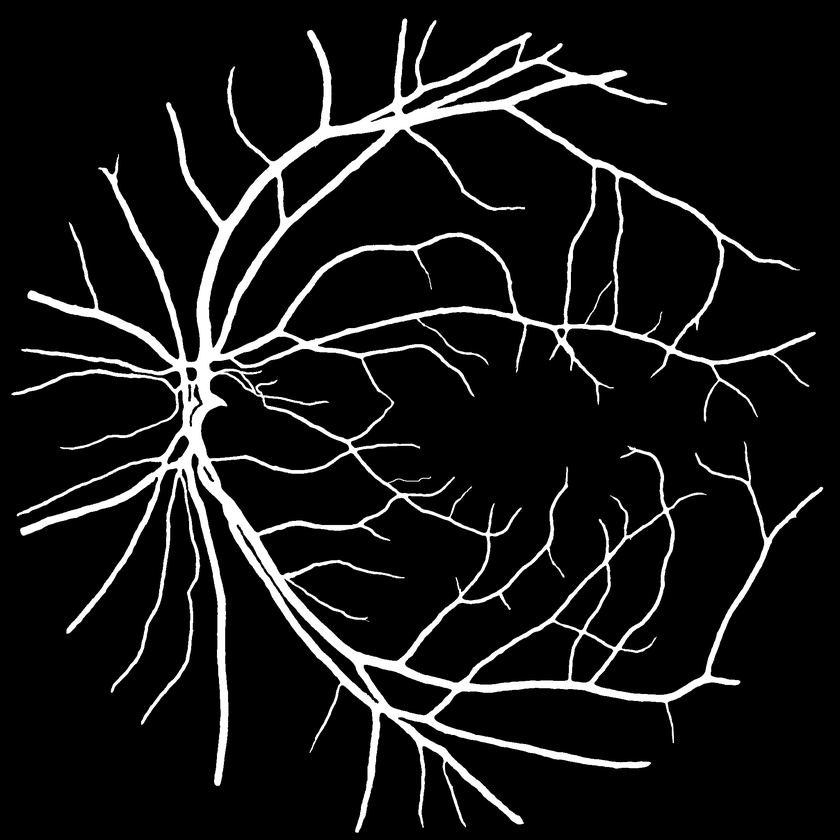
#> input picture 2.png, 840 x 840 px, shrunk from 2048 x 2048 before the run, found by its file name
$ jupyter execute --allow-errors fundus_fives.ipynb   (shell and % lines are left out)
#> lines starting #> are read from the running program, lines starting #| are printed output that depends on the picture
<a href="https://colab.research.google.com/github/maryamfatehifar/FIVES/blob/main/fundus_fives.ipynb" target="_parent"></a>

[cell 1]
# Set up Git
#!git config --global user.name "maryamfatehifar"
#!git config --global user.email "maryam.fatehifar@manchester.ac.uk"

[cell 2]
from PIL import Image,ImageFilter #Import Pillow library to load the images
import numpy as np #Import numpy
import matplotlib.pyplot as plt #Import matplotlib library for visualization
from skimage.morphology import skeletonize,square,dilation #Import functions to compute morphological operations
import os

[cell 3]
image="2.png"

[cell 4]
#url = 'https://github.com/maryamfatehifar/FIVES/blob/main/'+image
#os.system(f'wget -P images {url} > /dev/null 2>&1')
#print("Images downloaded successfully")

[cell 5]
directory = 'FIVES'
#> (the rest of this cell did not finish here and is left out)

[cell 6]
segmentation_path = "/content/FIVES/"+image
print(segmentation_path)

[cell 7]
segmentation = Image.open(segmentation_path) #Open the segmentation
#> segmentation is the input picture: PIL image 840x840 RGB; min 0, max 255, mean 23.4

[cell 8]
plt.imshow(segmentation,cmap = "gray") #Display the segmentation
plt.title("Segmentation")
plt.show()

[cell 9]
# Depending on the quality of the segmentation, you would need to regularize (smooth) it more or less
#before computing the skeleton for instance by uncomment the following command
#segmentation = segmentation.filter(ImageFilter.ModeFilter(size=3))

segmentation = segmentation.convert('L')
#> segmentation: PIL image 840x840 L
segmentation_array = np.array(segmentation)/255 #Convert the segmentation to a numpy array with value 0 and 1
skeleton = skeletonize(segmentation_array) # Compute the skeleton of the segmentation
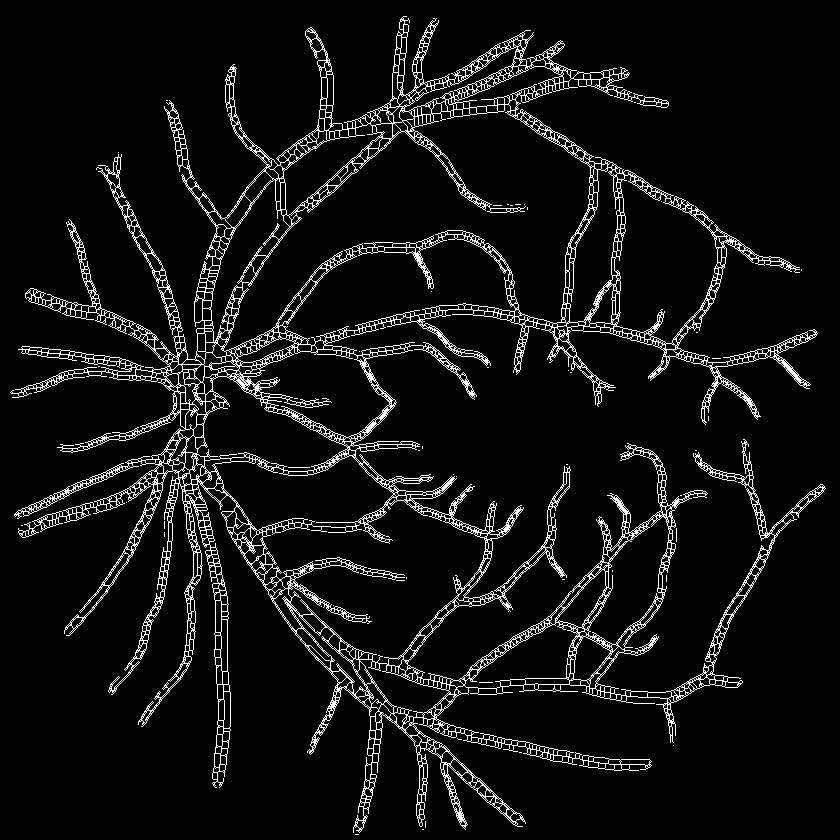
#> skeleton: shape (840, 840) bool; 6.9% white in thin lines or dots

[cell 10]
plt.imshow(skeleton,cmap = 'gray')
plt.title("Segmentation skeleton")
plt.show()

[cell 11]
#AREA
from PVBM.GeometricalAnalysis import GeometricalVBMs #Import the geometrical analysis module
#> (the rest of this cell did not finish here and is left out)

[cell 12]
print(segmentation_array.shape)
#| (840, 840)

$ run again, with 10_A.png copied over 2.png
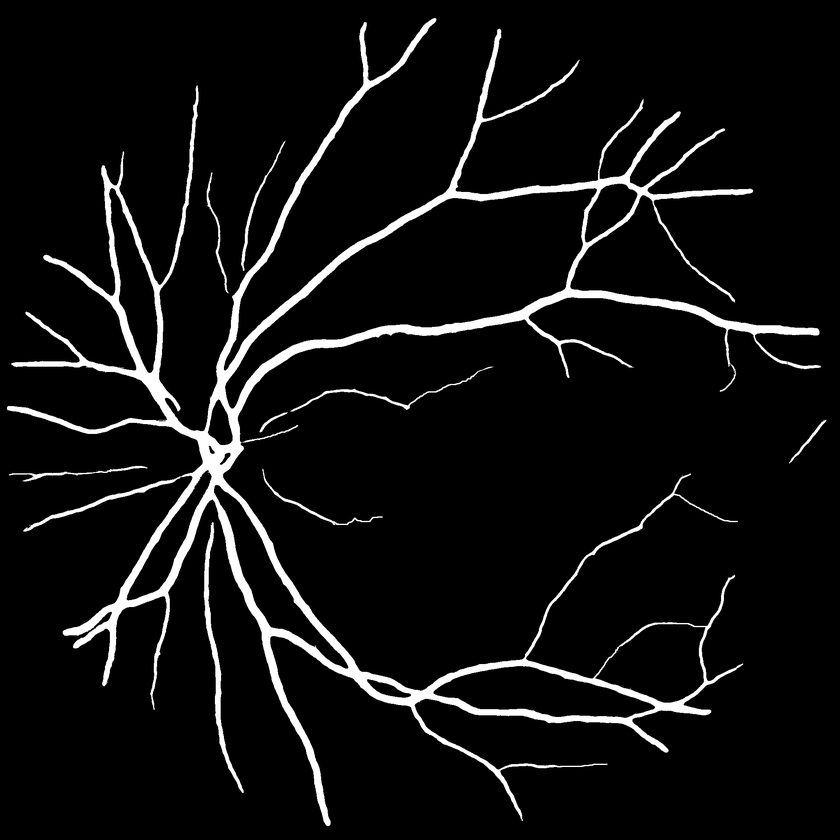
#> input picture 10_A.png, 840 x 840 px, shrunk from 2048 x 2048 before the run, found by its file name
#> segmentation is the input picture: PIL image 840x840 RGB; min 0, max 255, mean 16.7
#> segmentation: PIL image 840x840 L
#> `skeleton = skeletonize(segmentation_array)`:
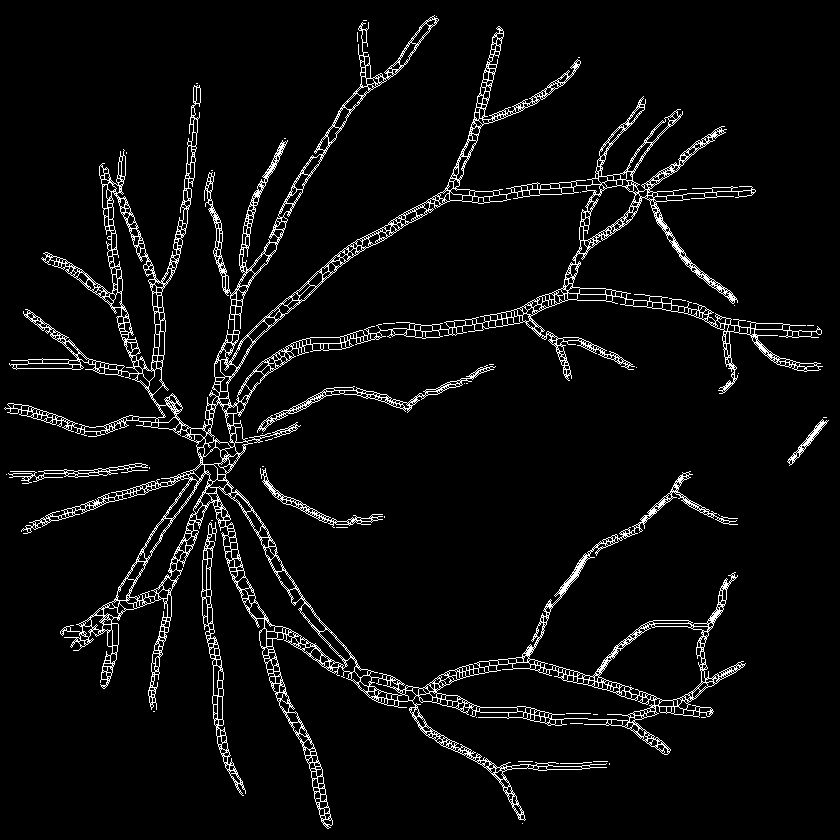
#> skeleton: shape (840, 840) bool; 5% white in thin lines or dots
#| (840, 840)

$ run again, with 1_A.png copied over 2.png
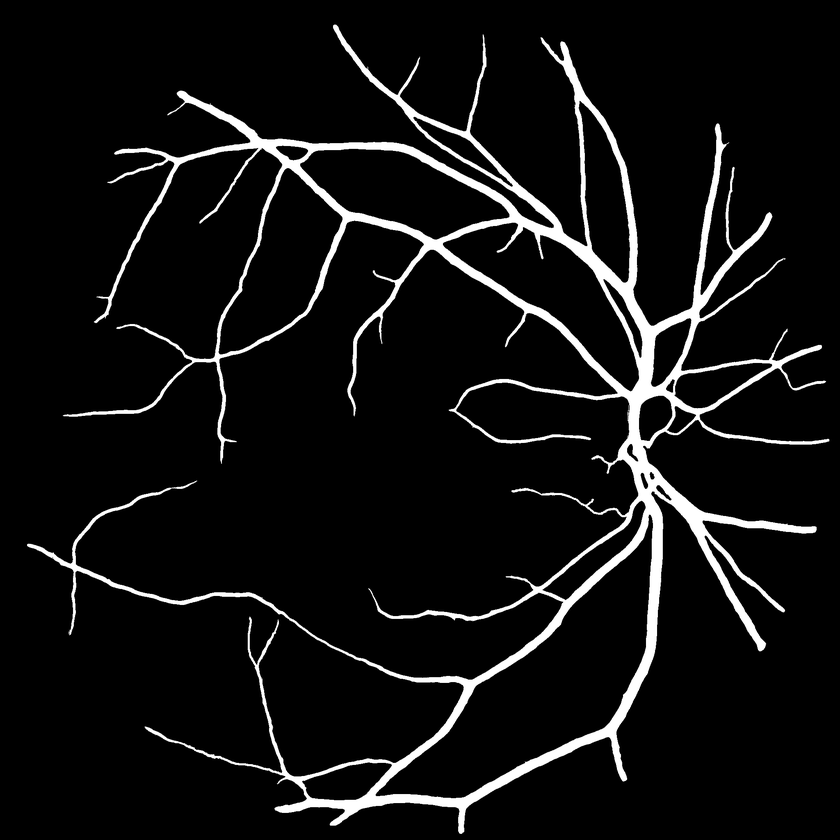
#> input picture 1_A.png, 840 x 840 px, shrunk from 2048 x 2048 before the run, found by its file name
#> segmentation is the input picture: PIL image 840x840 RGB; min 0, max 255, mean 18
#> segmentation: PIL image 840x840 L
#> `skeleton = skeletonize(segmentation_array)`:
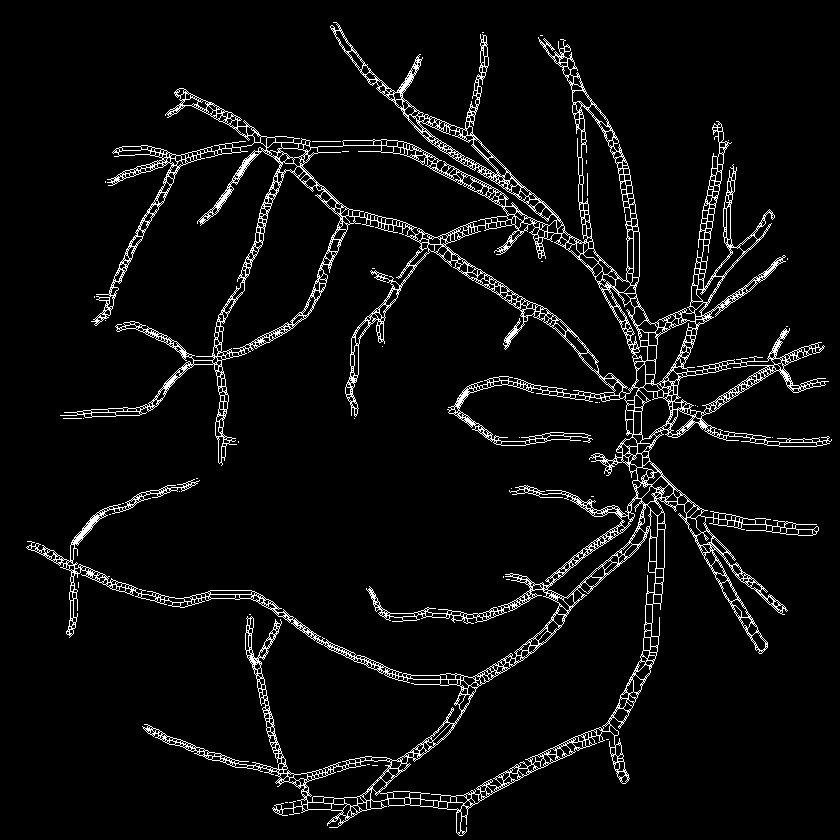
#> skeleton: shape (840, 840) bool; 5.2% white in thin lines or dots
#| (840, 840)
